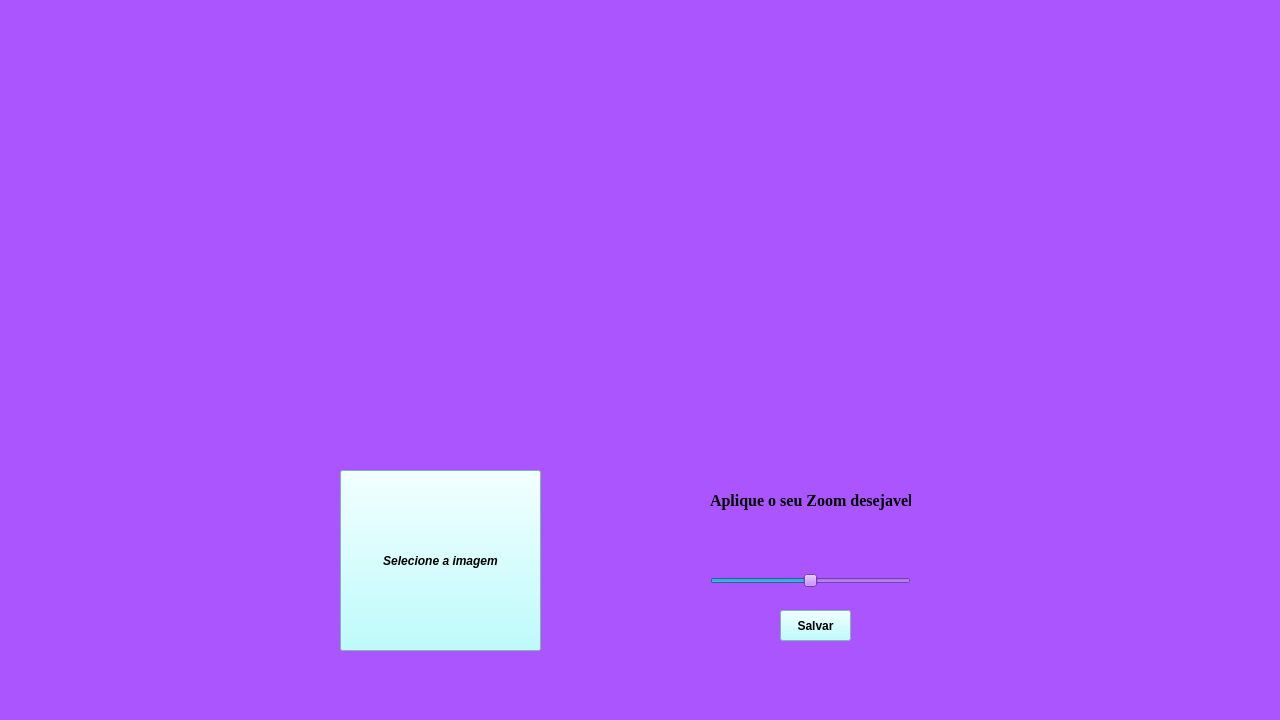
<?xml version="1.0" encoding="UTF-8"?>
<ui version="4.0">
 <class>MainWindow</class>
 <widget class="QMainWindow" name="MainWindow">
  <property name="geometry">
   <rect>
    <x>0</x>
    <y>0</y>
    <width>1280</width>
    <height>720</height>
   </rect>
  </property>
  <property name="windowTitle">
   <string>MainWindow</string>
  </property>
  <property name="styleSheet">
   <string notr="true">background-color:rgb(170, 85, 255)</string>
  </property>
  <widget class="QWidget" name="centralwidget">
   <widget class="QLabel" name="label">
    <property name="geometry">
     <rect>
      <x>220</x>
      <y>0</y>
      <width>800</width>
      <height>450</height>
     </rect>
    </property>
    <property name="styleSheet">
     <string notr="true">border-color: qlineargradient(spread:pad, x1:0, y1:0, x2:1, y2:0, stop:0 rgba(0, 0, 0, 255), stop:1 rgba(255, 255, 255, 255));</string>
    </property>
    <property name="text">
     <string/>
    </property>
   </widget>
   <widget class="QSlider" name="horizontalSlider">
    <property name="geometry">
     <rect>
      <x>710</x>
      <y>570</y>
      <width>201</width>
      <height>22</height>
     </rect>
    </property>
    <property name="minimum">
     <number>1</number>
    </property>
    <property name="maximum">
     <number>300</number>
    </property>
    <property name="value">
     <number>150</number>
    </property>
    <property name="orientation">
     <enum>Qt::Horizontal</enum>
    </property>
   </widget>
   <widget class="QLabel" name="label_2">
    <property name="geometry">
     <rect>
      <x>710</x>
      <y>490</y>
      <width>201</width>
      <height>21</height>
     </rect>
    </property>
    <property name="font">
     <font>
      <family>Times New Roman</family>
      <pointsize>12</pointsize>
      <weight>75</weight>
      <bold>true</bold>
     </font>
    </property>
    <property name="autoFillBackground">
     <bool>false</bool>
    </property>
    <property name="text">
     <string>Aplique o seu Zoom desejavel</string>
    </property>
    <property name="scaledContents">
     <bool>false</bool>
    </property>
   </widget>
   <widget class="QPushButton" name="pushButton">
    <property name="enabled">
     <bool>true</bool>
    </property>
    <property name="geometry">
     <rect>
      <x>340</x>
      <y>470</y>
      <width>201</width>
      <height>181</height>
     </rect>
    </property>
    <property name="font">
     <font>
      <weight>75</weight>
      <italic>true</italic>
      <bold>true</bold>
     </font>
    </property>
    <property name="acceptDrops">
     <bool>false</bool>
    </property>
    <property name="toolTip">
     <string/>
    </property>
    <property name="styleSheet">
     <string notr="true">background-color:rgb(170, 255, 255)</string>
    </property>
    <property name="text">
     <string>Selecione a imagem</string>
    </property>
   </widget>
   <widget class="QPushButton" name="pushButton_2">
    <property name="enabled">
     <bool>true</bool>
    </property>
    <property name="geometry">
     <rect>
      <x>780</x>
      <y>610</y>
      <width>71</width>
      <height>31</height>
     </rect>
    </property>
    <property name="font">
     <font>
      <weight>75</weight>
      <italic>false</italic>
      <bold>true</bold>
     </font>
    </property>
    <property name="acceptDrops">
     <bool>false</bool>
    </property>
    <property name="toolTip">
     <string/>
    </property>
    <property name="styleSheet">
     <string notr="true">background-color:rgb(170, 255, 255)
</string>
    </property>
    <property name="text">
     <string>Salvar</string>
    </property>
   </widget>
  </widget>
  <widget class="QStatusBar" name="statusbar"/>
  <action name="actionAbrir">
   <property name="text">
    <string>Abrir</string>
   </property>
  </action>
  <action name="actionSalvar">
   <property name="text">
    <string>Salvar</string>
   </property>
  </action>
  <action name="actionSair">
   <property name="text">
    <string>Sair</string>
   </property>
  </action>
  <action name="actionSobre">
   <property name="text">
    <string>Sobre</string>
   </property>
  </action>
 </widget>
 <resources/>
 <connections/>
</ui>
